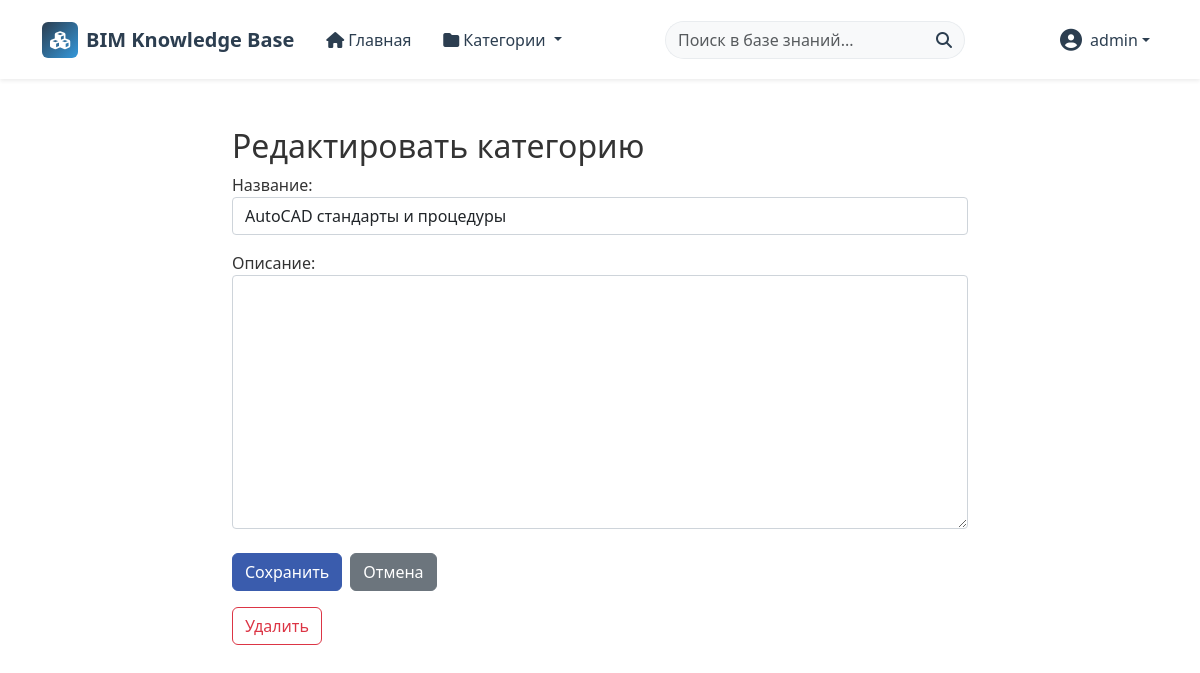
Page /category/3/edit/ (signed in) on the committed database.
### articles/models.py (models this page shows, shortened)
class Category(models.Model):
    name = models.CharField(max_length=200)
    parent = models.ForeignKey('self', on_delete=models.SET_NULL, null=True, blank=True, related_name='subcategories')
    description = models.TextField(blank=True)
    class Meta:
        verbose_name_plural = "Categories"
    def get_absolute_url(self):
        return reverse("category_detail", kwargs={"pk": self.pk})

### articles/views.py (the view)
# urls.py: path('category/<int:id>/edit/', views.category_edit, name='category_edit'),
@login_required
@user_passes_test(is_admin)
def category_edit(request, id):
    category = get_object_or_404(Category, id=id)
    if request.method == 'POST':
        form = CategoryForm(request.POST, instance=category)
        if form.is_valid():
            form.save()
            return redirect('home')
    else:
        form = CategoryForm(instance=category)
    return render(request, 'articles/category_form.html', {'form': form, 'category': category})

### articles/forms.py
class CategoryForm(forms.ModelForm):
    class Meta:
        model = Category
        fields = ['name', 'description']
        labels = {
            'name': "Название",
            'description': "Описание"
        }

### articles/context_proccessors.py (called while the page is built)
def navbar_context(request):
    return{
        "menu": Category.objects.filter(parent=None),
    }

### articles/views.py (called while the page is built)
def is_admin(user):
    return user.is_staff or user.is_superuser

### articles/templates/articles/category_form.html (shortened to what this page needs)
{% extends 'base.html' %}
{% block content %}
<div class="container py-5">
    <div class="row d-flex justify-content-center ">
        <div class="col-md-8">
            <h2>{{ form.instance.pk|yesno:"Редактировать категорию,Создать категорию" }}</h2>
            <form method="post" action="">
                {{ form.as_p }}
                <div class="d-flex justify-content-start gap-2 mt-4">
                    <button type="submit" class="btn btn-primary">Сохранить</button>
                    <a href="{% url 'home' %}" class="btn btn-secondary">Отмена</a>
                </div>
            </form>
            {% if form.instance.pk %}
            <form method="post" action="{% url 'category_delete' category.id %}" class="mt-3" onsubmit="return confirm('Удалить эту категорию?');">
                <button type="submit" class="btn btn-outline-danger">Удалить</button>
            </form>
            {% endif %}
        </div>
    </div>
</div>
{% endblock %}

### templates/navbar.html (shortened to what this page needs)
{% load static %}
<nav class="navbar navbar-expand-lg navbar-light bg-white shadow-sm sticky-top">
  <div class="container">
      <a class="navbar-brand d-flex align-items-center" href="{% url 'home' %}">
          <div class="logo-icon bg-gradient-primary text-white rounded">
              <i class="fas fa-cubes"></i>
          </div>
          <span class="ms-2 fw-bold">BIM Knowledge Base</span>
      </a>
      <div class="collapse navbar-collapse" id="navbarContent">
          <ul class="navbar-nav me-auto mb-2 mb-lg-0">
              <li class="nav-item">
                  <a class="nav-link {% if request.path == '/' %}active{% endif %} px-3" href="{% url 'home' %}">
                      <i class="fas fa-home me-1"></i>Главная
                  </a>
              </li>
              <li class="nav-item dropdown">
                  <a class="nav-link dropdown-toggle px-3" href="#" id="navbarCategories" role="button"
                     data-bs-toggle="dropdown" aria-expanded="false">
                      <i class="fas fa-folder me-1"></i>Категории
                  </a>
              </li>
          </ul>
          <form class="d-flex mx-auto search-form" method="POST" action="{% url 'search_results' %}">
            <div class="input-group">
                <input class="form-control search-input border-end-0" type="search" placeholder="Поиск в базе знаний..."
                       aria-label="Search" name="searched" value="{{ request.POST.searched|default:'' }}">
                <button class="btn search-btn border-start-0" type="submit">
                    <i class="fas fa-search"></i>
                </button>
            </div>
          </form>
          <ul class="navbar-nav ms-auto">
              {% if user.is_authenticated %}
                  <li class="nav-item dropdown">
                      <a class="nav-link dropdown-toggle user-menu d-flex align-items-center" href="#" id="navbarUser" role="button"
                         data-bs-toggle="dropdown" aria-expanded="false">
                          <div class="user-avatar me-2">
                              <i class="fas fa-user-circle"></i>
                          </div>
                          <span>{{ user.username }}</span>
                      </a>
                  </li>
              {% endif %}
          </ul>
      </div>
  </div>
</nav>

### static/css/main.css (style rules this page uses)
.form-control, input[type="text"], input[type="password"], input[type="email"], input[type="url"], select, textarea { display: block; width: 100%; padding: 0.375rem 0.75rem; font-size: 1rem; font-weight: 400; line-height: 1.5; color: #212529; background-color: #fff; background-clip: padding-box; border: 1px solid #ced4da; border-radius: 0.25rem; transition: border-color 0.15s ease-in-out, box-shadow 0.15s ease-in-out; }
:root { --primary-color: #2070b0; --secondary-color: #34495e; --accent-color: #3498db; --light-bg: #f5f9fc; --border-color: #e1e8ed; --text-primary: #333333; --text-secondary: #666666; }
body { color: var(--text-primary); }
a { color: var(--primary-color); text-decoration: none; transition: color 0.3s ease; }
.btn-primary { background-color: var(--accent-color); border-color: var(--accent-color); }
.btn-primary { background-color: #3a5cad; border-color: #3a5cad; }

### templates/navbar.html (style rules this page uses)
.navbar { padding: 15px 0; transition: all 0.3s ease; }
.logo-icon { background: linear-gradient(135deg, #2c3e50 0%, #3498db 100%); width: 36px; height: 36px; border-radius: 8px; display: flex; align-items: center; justify-content: center; font-size: 18px; }
.navbar-brand { font-weight: 700; color: #2c3e50; }
.nav-link { font-weight: 500; color: #2c3e50; transition: all 0.2s ease; }
.search-form { width: 300px; }
.search-input { border-radius: 20px 0 0 20px; border-color: #e9ecef; background-color: #f8f9fa; }
.search-btn { border-radius: 0 20px 20px 0; background-color: #f8f9fa; border-color: #e9ecef; color: #2c3e50; }
.user-avatar { font-size: 22px; color: #2c3e50; }

### rows in the picture
Category: instance.pk "Редактировать категорию", name "AutoCAD стандарты и процедуры"

### other values in the picture
{{ user.username }} "admin"
